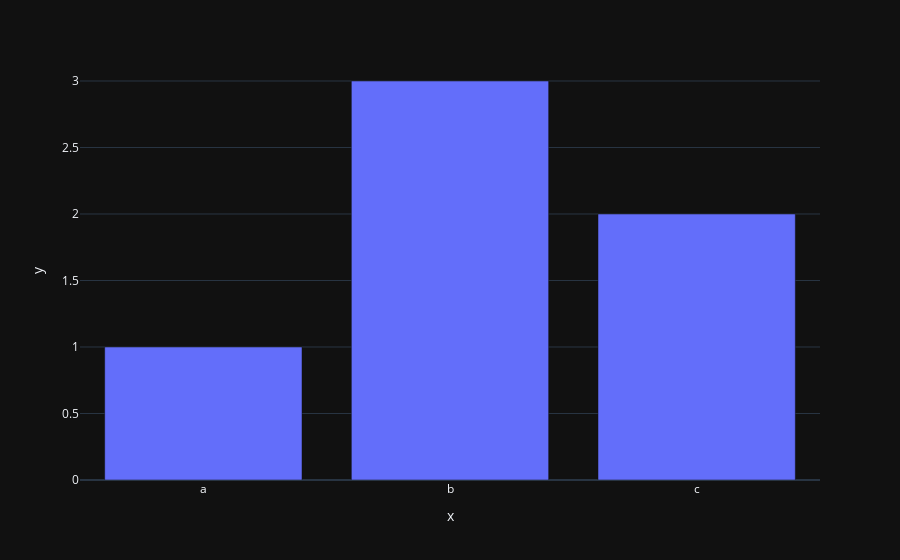

Notebook cell for this chart:
### Code cell
fig = px.bar(x=["a", "b", "c"], y=[1, 3, 2])
fig_widget = go.FigureWidget(fig)
fig_widget.show()

### Figure 1 — Plotly figure (JSON) as saved in the notebook; plotly's stock layout.template omitted (floating-point values rounded to 4 significant figures)
{"data": [{"alignmentgroup": "True", "hovertemplate": "x=%{x}<br>y=%{y}<extra></extra>", "legendgroup": "", "marker": {"color": "#636efa", "pattern": {"shape": ""}}, "name": "", "offsetgroup": "", "orientation": "v", "showlegend": false, "textposition": "auto", "x": ["a", "b", "c"], "xaxis": "x", "y": [1, 3, 2], "yaxis": "y", "type": "bar", "uid": "c4e2047d-aa98-4619-9d99-86355af2876d"}], "layout": {"barmode": "relative", "legend": {"tracegroupgap": 0}, "margin": {"t": 60}, "xaxis": {"anchor": "y", "domain": [0.0, 1.0], "title": {"text": "x"}}, "yaxis": {"anchor": "x", "domain": [0.0, 1.0], "title": {"text": "y"}}}}
